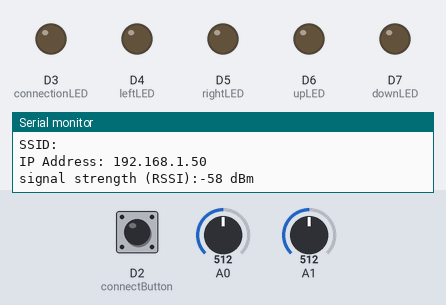
Simulated run of this sketch. Board: Arduino Nano 33 IoT. Shown: output pins drawn as LEDs (lit = HIGH), the last lines printed to the serial monitor. Inputs (shaded band) come from the test bench; at power-on: D2 (connectButton) HIGH, A0 = 512, A1 = 512. WiFi joins after 1.5 s; servers stay silent unless stated.

Above: at 5.7 s.
5.8 s: D2 (connectButton) pulled LOW for 0.15 s
At 7.2 s:
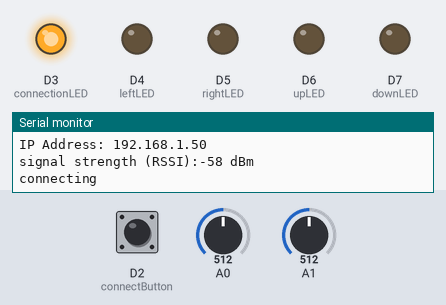
8.9 s: D2 (connectButton) pulled LOW for 1 s
At 11.8 s:
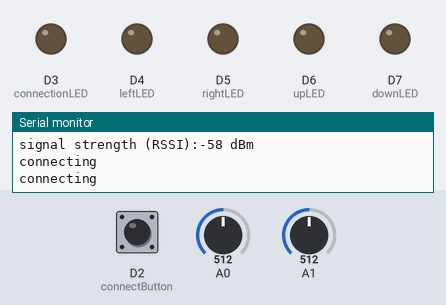
12.1 s: D2 (connectButton) pulled LOW for 3.2 s
At 13.3 s:
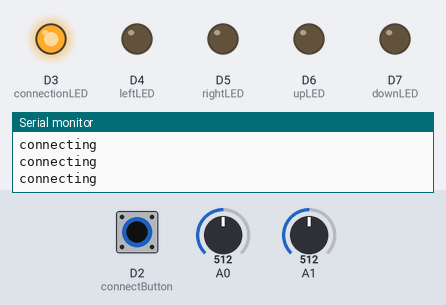
16.8 s: D2 (connectButton) pulsed LOW 5 times (0.12 s each, 0.3 s apart)
At 20.1 s:
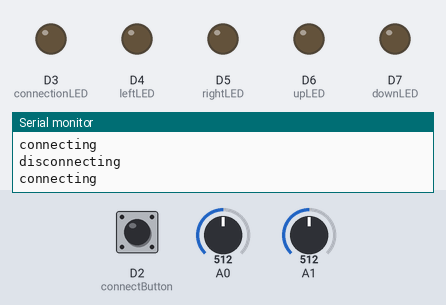
Timing chart, 0 to 20.8 s (numbered marks = the images above; inputs shaded):
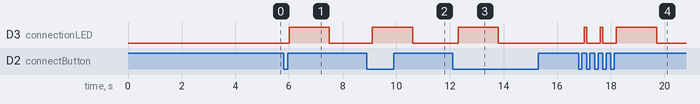

The sketch:

BallDropWifiJoystickClient.ino
```cpp
/*
  Joystick client
 Language:  Arduino

 This program enables an Arduino to control one paddle
 in a networked Pong game via a TCP socket. Re-written to work with
 either WiFi101 library (MKR1000)
 or WiFiNINA library (Nano 33 IoT, MKR1010)

note: WiFi SSID and password are stored in arduino_secrets.h file.
Make updates to that file with your network credentials.

 created 20 Jun 2012
 modified 8 Aug 2024
 by Tom Igoe
 */

#include <SPI.h>
// #include <WiFi101.h>      // use this for MKR1000 board
#include <WiFiNINA.h>  // use this for Nano 33 IoT or MKR1010 boards
// #include <WiFiS3.h>      // use this for Uno v4 WiFi board
// #include <WiFi.h>      //Wifi library for ESP32 Nano
#include "arduino_secrets.h"

// Initialize the Wifi client library
WiFiClient client;

const char server[] = "10.0.0.2";
const char yourName[] = "myname";
const int connectButton = 2;  // the pushbutton for connecting/disconnecting
const int connectionLED = 3;  // this LED indicates whether you're connected
const int leftLED = 4;        // this LED indicates that you're moving left
const int rightLED = 5;       // this LED indicates that you're moving right
const int upLED = 6;          // this LED indicates that you're moving uo
const int downLED = 7;        // this LED indicates that you're moving down

const int sendInterval = 50;     // minimum time between messages to the server
const int debounceInterval = 5;  // used to smooth out pushbutton readings

int lastButtonState = HIGH;  // previous state of the pushbutton
long lastTimeSent = 0;       // timestamp of the last server message

int lastConnectState = false;

void setup() {
  //Initialize serial
  Serial.begin(9600);
  // if serial monitor's not open, wait 3 seconds:
  if (!Serial) delay(3000);

  // attempt to connect to Wifi network:
  while (WiFi.status() != WL_CONNECTED) {
    Serial.print("Attempting to connect to SSID: ");
    Serial.println(SECRET_SSID);
    // Connect to WPA/WPA2 network.
    WiFi.begin(SECRET_SSID, SECRET_PASS);

    // wait 3 seconds for connection:
    delay(3000);
  }

  // you're connected now, so print out the status:
  printWifiStatus();
  // initialize digital inputs and outputs:
  pinMode(connectButton, INPUT_PULLUP);
  pinMode(connectionLED, OUTPUT);
  pinMode(leftLED, OUTPUT);
  pinMode(rightLED, OUTPUT);
  pinMode(upLED, OUTPUT);
  pinMode(downLED, OUTPUT);
}

void loop() {
  // check to see if the pushbutton's pressed:
  int buttonState = digitalRead(connectButton);

  // if the button changes state:
  if (buttonState != lastButtonState) {
    // delay for the debounce interval:
    delay(debounceInterval);
    if (buttonState == LOW) {
      // if the client's not connected, connect:
      if (!client.connected()) {
        Serial.println("connecting");
        client.connect(server, 8080);
      } else {  // else disconnect:
        Serial.println("disconnecting");
        client.print("x");
        client.stop();
      }
    }
    // save current button state for comparison next time:
    lastButtonState = buttonState;
  }

  // if the client's connected, and the send interval has elapased:
  if (client.connected() && (millis() - lastTimeSent > sendInterval)) {
    // read the joystick and send messages as appropriate:
    int xSensor = analogRead(A0);
    delay(1);
    int ySensor = analogRead(A1);

    // map x and y readings to a 3-point range
    // and subtract 1 to get -1 to 1, with
    // 0 at rest:
    xSensor = map(xSensor, 0, 1023, 0, 3) - 1;
    ySensor = map(ySensor, 0, 1023, 0, 3) - 1;

    switch (xSensor) {
      case -1:  //left
        client.print("s");
        Serial.print("s");
        digitalWrite(leftLED, HIGH);
        break;
      case 0:  // center
        digitalWrite(rightLED, LOW);
        digitalWrite(leftLED, LOW);

        break;
      case 1:  // right
        client.print("d");
        Serial.print("d");
        digitalWrite(rightLED, HIGH);
        break;
    }

    switch (ySensor) {
      case -1:  //up
        client.print("w");
        Serial.print("w");
        digitalWrite(upLED, HIGH);
        break;
      case 0:  // center
        digitalWrite(upLED, LOW);
        digitalWrite(downLED, LOW);
        break;
      case 1:  // down
        client.print("s");
        digitalWrite(downLED, HIGH);
        break;
    }
    //save this moment as last time you sent a message:
    lastTimeSent = millis();
  }

  // set the connection LED based on the connection state:
  digitalWrite(connectionLED, client.connected());

  // if there's incoming data from the client, print it serially:
  if (client.available()) {
    char c = client.read();
    Serial.write(c);
  }

// if connection state has changed:
  if (lastConnectState != client.connected()) {
    if (lastConnectState == false) {
      // send your name, and change to name display ("i");
      client.print("=");
      client.println(yourName);
    }
    lastConnectState = client.connected();
  }
}

void printWifiStatus() {
  // print the SSID of the network you're attached to:
  Serial.print("SSID: ");
  Serial.println(WiFi.SSID());

  // print your WiFi shield's IP address:
  IPAddress ip = WiFi.localIP();
  Serial.print("IP Address: ");
  Serial.println(ip);

  // print the received signal strength:
  long rssi = WiFi.RSSI();
  Serial.print("signal strength (RSSI):");
  Serial.print(rssi);
  Serial.println(" dBm");
}
```

arduino_secrets.h
```cpp
#define SECRET_SSID ""
#define SECRET_PASS ""
```

Measured:
- after the input at 5.8 s, D3 (connectionLED): LOW → HIGH after 0.21 s, → LOW 1.5 s later
- after the input at 8.9 s, D3 (connectionLED): LOW → HIGH after 0.21 s, → LOW 1.5 s later
- after the input at 12.1 s, D3 (connectionLED): LOW → HIGH after 0.21 s, → LOW 1.5 s later
- after the input at 16.8 s, D3 (connectionLED): goes HIGH 0.10 s, LOW 0.50 s, HIGH 0.10 s, LOW 0.50 s, HIGH 1.5 s, then LOW, starting after 0.21 s
